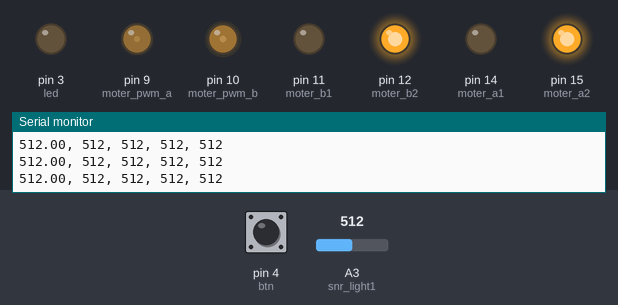
The sketch below on a simulated Arduino Uno, built with avr-gcc and run on an emulated ATmega328P. On the bench: output pins drawn as LEDs (lit = HIGH), the last lines printed to the serial monitor. The inputs (shaded band) are chosen by the test bench; at power-on: A3 (snr_light1) = 512, pin 4 (btn) LOW.

Above: at 1.2 s.
1.3 s: A3 (snr_light1) set to 525
At 2.0 s:
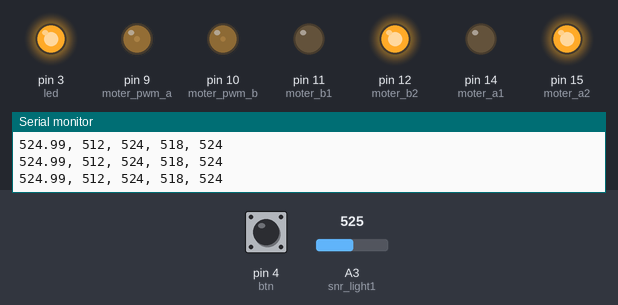
2.8 s: A3 (snr_light1) set to 511
At 4.1 s:
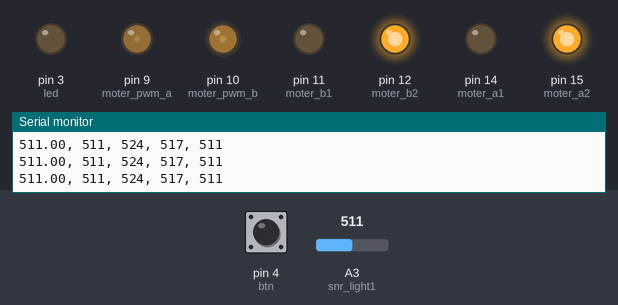
5.8 s: A3 (snr_light1) set to 716
At 7.1 s:
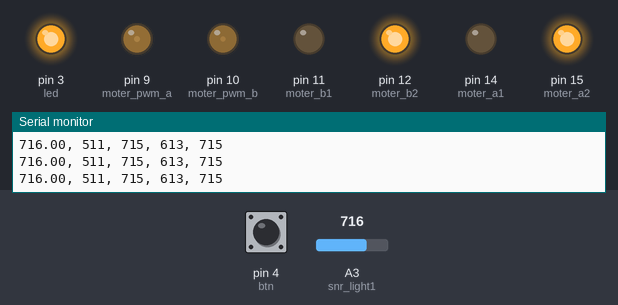
Timing chart, 0 to 8.8 s (numbered marks = the images above; inputs shaded):
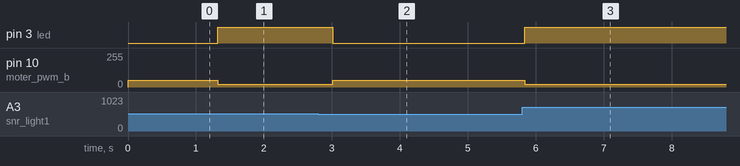

The sketch:

carsoft.ino
```cpp
#include "pinout.h"
#include "debounce.h"

int           ledState       = LOW;
unsigned long calibrateDelay = 2000;

const byte snr_light1_smoothnumber = 50;
int snr_light1_readings[snr_light1_smoothnumber];
int snr_light1readIndex = 0;
int snr_light1total = 0;
int snr_light1average = 0;

float out;

void getAvg() {
  int min = 1024;
  int max = 0;

  int m = 15;
  int i = 0;
  int tot = 0;
  int readings[m];
  while (i < m || true) {
    debouceTick();
    if (btnState == HIGH && btnFlank) {
      min = 1024;
      max = 0;
        }

    if (i >= m) {
      i = 0;
      tot = 0;
    }

      if (!out) out = analogRead(snr_light1);
      out += (analogRead(snr_light1) - out) * 0.3;

      readings[i] = out;

      tot += out;

      int t = tot / (i + 1);
      if (min > t) min = t;
      if (max < t) max = t;

      Serial.print(out);
      Serial.print(", ");
      Serial.print(min);
      Serial.print(", "),
      Serial.print(max);
      Serial.print(", "),
      Serial.print((max + min) / 2);
      digitalWrite(led, (max + min) / 2 < t);
      int spe = 50;
      if ((max + min) / 2 < t) spe = 20;
      analogWrite(moter_pwm_b, spe);
      Serial.print(", ");
      Serial.println(t);

        i++;
  }

  while (true) {
    Serial.print(out);
    Serial.print(", ");
    Serial.println(tot / i);
  }
}

void smoothRun() {
  if (!out) out = analogRead(snr_light1);
  out += (analogRead(snr_light1) - out) * 0.3;

  snr_light1total = snr_light1total - snr_light1_readings[snr_light1readIndex];
  snr_light1_readings[snr_light1readIndex] = out;
  snr_light1total = snr_light1total + snr_light1_readings[snr_light1readIndex];
  snr_light1readIndex = snr_light1readIndex + 1;

  if (snr_light1readIndex >= snr_light1_smoothnumber) {
    snr_light1readIndex = 0;
  }

  snr_light1average = snr_light1total / snr_light1_smoothnumber;
}

void checkCalibrate() {
  unsigned long stime = millis();
  debouceTick(true);
  while (btnState == HIGH) debouceTick();
  if ((millis() - stime) > calibrateDelay) {
    for (int i = 0; i < 4;i++) {
      digitalWrite(led, HIGH);
      delay(200);
      digitalWrite(led, LOW);
      delay(200);
    }
  }
}

void ramp(byte pin, int start, int end) {
  int x = 1;
  if (end < start) x = -1;
  int i = start;

  while (end != i) {
    i += x;
    analogWrite(pin, i);
    Serial.print(i);
    Serial.print(", ");
    Serial.println(x);
    delay(1);

  }
}

void setup() {
  pinMode(btn, INPUT);
  pinMode(led, OUTPUT);

  Serial.begin(9600);

  pinMode(moter_pwm_a, OUTPUT);
  pinMode(moter_pwm_b, OUTPUT);
  pinMode(moter_a1, OUTPUT);
  pinMode(moter_a2, OUTPUT);
  pinMode(moter_b1, OUTPUT);
  pinMode(moter_b2, OUTPUT);

  digitalWrite(moter_a2, HIGH);
  digitalWrite(moter_b2, HIGH);

  analogWrite(moter_pwm_a, 30);
  /*
  analogWrite(moter_pwm_b, 50);

  while (true) {}

  while (true) {
    ramp(moter_pwm_a,80,50);
    ramp(moter_pwm_a,50,80);

    ramp(moter_pwm_b,80,50);
    ramp(moter_pwm_b,50,80);
  }


  return;*/
  for (int thisReading = 0; thisReading < snr_light1_smoothnumber; thisReading++) {
    snr_light1_readings[thisReading] = 0;
  }

  checkCalibrate();

  digitalWrite(led, ledState);
}

void loop() {
  debouceTick();
  if (btnState == HIGH && btnFlank) {
        ledState = !ledState;
      }
  digitalWrite(led, ledState);

  getAvg();

  smoothRun();
  Serial.print(out);
  Serial.print(", ");
  Serial.println(snr_light1average);
}
```

debounce.h
```cpp
/*
  debouncer for the button
*/

         byte btnState         = LOW;
         byte lastButtonState  = LOW;
         bool btnFlank         = false;
         byte debounceDelay    = 50;
unsigned long lastDebounceTime = 0;

void debouceTick(bool rst = false) {
  byte reading = digitalRead(btn);
  btnFlank = false;

  if (reading != lastButtonState) {
    lastDebounceTime = millis();
  }

   if ((millis() - lastDebounceTime) > debounceDelay || rst) {
    if (reading != btnState) {
      btnFlank = true;
      btnState = reading;
    }
  }
  lastButtonState = reading;
}
```

pinout.h
```cpp
/*
    pin map of car ptototyping board.
*/

const byte led = 3;
const byte btn = 4;
const byte utlra_1 = 7;
const byte ultra_2 = 8;
const byte servo_pin = 6;
const byte moter_pwm_a = 9;
const byte moter_pwm_b = 10;
const byte moter_a1 = 14;
const byte moter_a2 = 15;
const byte moter_b1 = 11;
const byte moter_b2 = 12;
const byte snr_light1 = A3;
const byte snr_light2 = A2;
```

Measured:
- the behaviour switches between 513 and 514 on A3 (snr_light1) (found by bisection; images 0 and 1)
- after the input at 1.3 s, pin 3 (led): LOW → HIGH at once; pin 10 (moter_pwm_b): 50/255 → 20/255 at once
- after the input at 2.8 s, pin 3 (led): HIGH → LOW after 0.21 s; pin 10 (moter_pwm_b): 20/255 → 50/255 after 0.21 s
- after the input at 5.8 s, pin 3 (led): LOW → HIGH at once; pin 10 (moter_pwm_b): 50/255 → 20/255 at once
